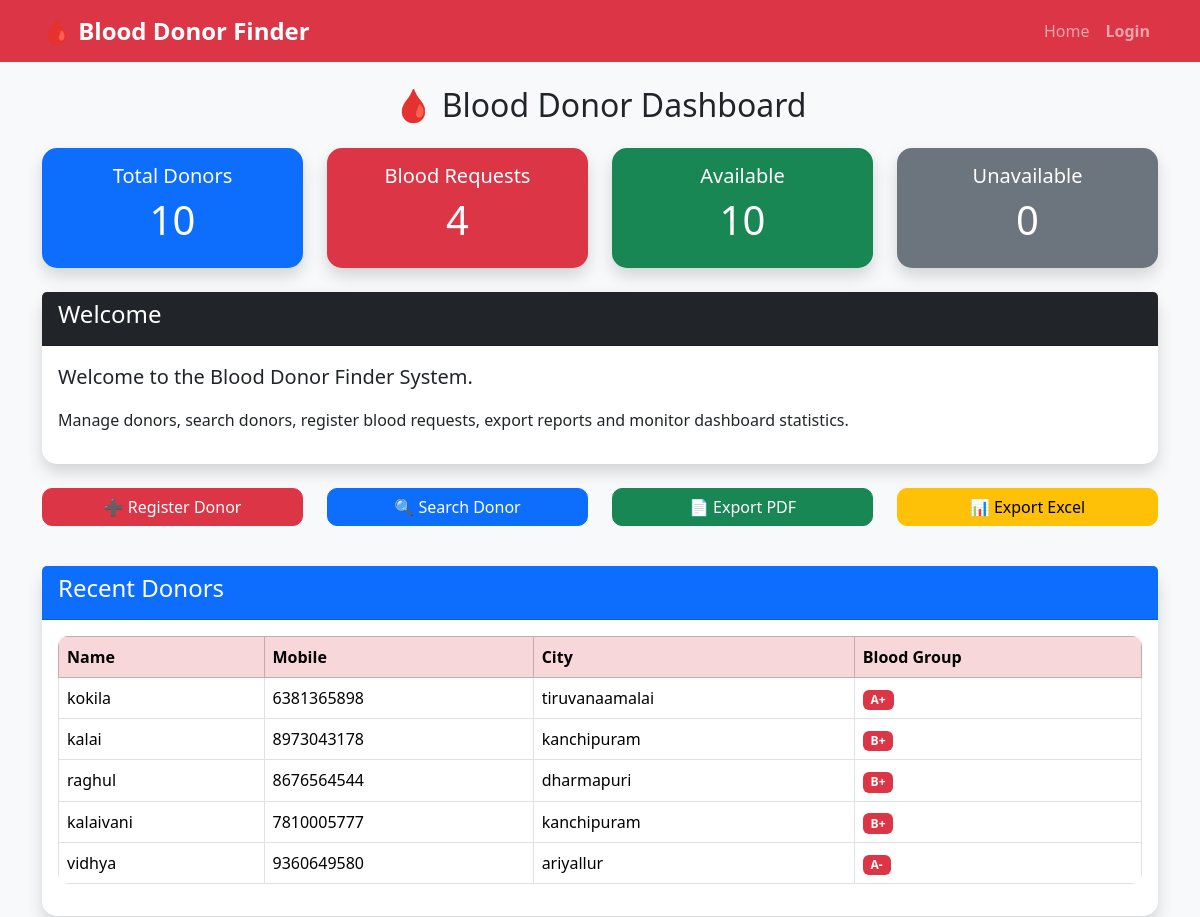
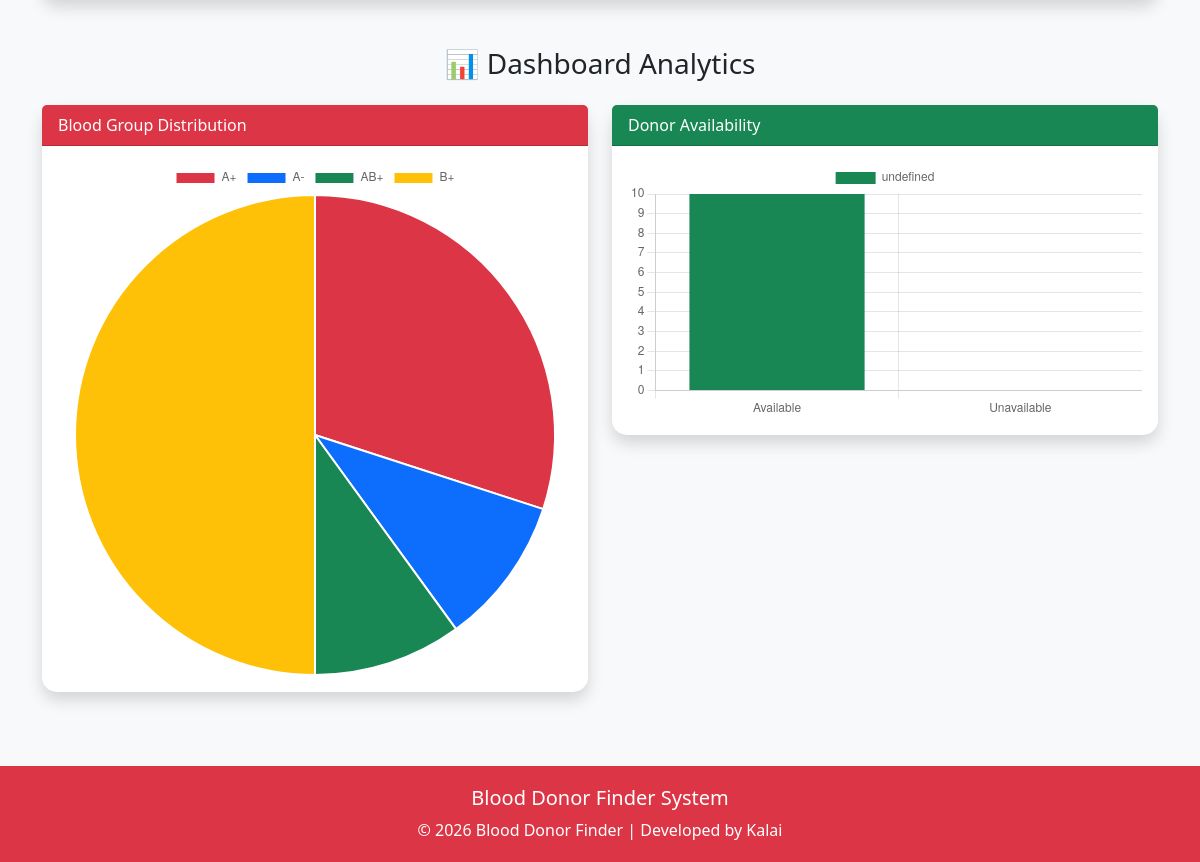
/dashboard/, run on the app's committed database (2 pictures, top to bottom).
### donor/models.py (models this page shows, shortened)
class Donor(models.Model):
    BLOOD_GROUPS = [
        ('A+', 'A+'),
        ('A-', 'A-'),
        ('B+', 'B+'),
        ('B-', 'B-'),
        ('AB+', 'AB+'),
        ('AB-', 'AB-'),
        ('O+', 'O+'),
        ('O-', 'O-'),
    ]
    name = models.CharField(max_length=100)
    email = models.EmailField()
    mobile = models.CharField(max_length=15)
    city = models.CharField(max_length=100)
    age = models.IntegerField()
    blood_group = models.CharField(
        max_length=5,
        choices=BLOOD_GROUPS
    )
    availability = models.BooleanField(default=True)

### donor/views.py (the view)
# urls.py: path('dashboard/', views.dashboard, name='dashboard'),
def dashboard(request):
    total_donors = Donor.objects.count()
    total_requests = BloodRequest.objects.count()
    available = Donor.objects.filter(availability=True).count()
    unavailable = Donor.objects.filter(availability=False).count()
    recent_donors = Donor.objects.order_by('-id')[:5]
    blood_data = Donor.objects.values('blood_group').annotate(
        total=Count('blood_group')
    )
    labels = []
    values = []
    for item in blood_data:
        labels.append(item['blood_group'])
        values.append(item['total'])
    context = {
        'total_donors': total_donors,
        'total_requests': total_requests,
        'available': available,
        'unavailable': unavailable,
        'recent_donors': recent_donors,
        'labels': labels,
        'values': values,
    }
    return render(request, 'dashboard.html', context)

### templates/dashboard.html (shortened to what this page needs)
{% extends 'base.html' %}
{% block content %}
<h2 class="text-center mb-4">
    🩸 Blood Donor Dashboard
</h2>
<div class="row g-4">
    <div class="col-lg-3 col-md-6 col-sm-12">
        <div class="card bg-primary text-white shadow">
            <div class="card-body text-center">
                <h5>Total Donors</h5>
                <h1>{{ total_donors }}</h1>
            </div>
        </div>
    </div>
    <div class="col-lg-3 col-md-6 col-sm-12">
        <div class="card bg-danger text-white shadow">
            <div class="card-body text-center">
                <h5>Blood Requests</h5>
                <h1>{{ total_requests }}</h1>
            </div>
        </div>
    </div>
    <div class="col-lg-3 col-md-6 col-sm-12">
        <div class="card bg-success text-white shadow">
            <div class="card-body text-center">
                <h5>Available</h5>
                <h1>{{ available }}</h1>
            </div>
        </div>
    </div>
    <div class="col-lg-3 col-md-6 col-sm-12">
        <div class="card bg-secondary text-white shadow">
            <div class="card-body text-center">
                <h5>Unavailable</h5>
                <h1>{{ unavailable }}</h1>
            </div>
        </div>
    </div>
</div>
<div class="card shadow mt-4">
    <div class="card-header bg-dark text-white">
        <h4>Welcome</h4>
    </div>
    <div class="card-body">
        <p class="lead">
            Welcome to the <strong>Blood Donor Finder System</strong>.
        </p>
        <p>
            Manage donors, search donors, register blood requests,
            export reports and monitor dashboard statistics.
        </p>
    </div>
</div>
<div class="row mt-4">
    <div class="col-md-3 mb-3">
        <a href="/register/" class="btn btn-danger w-100">
            ➕ Register Donor
        </a>
    </div>
    <div class="col-md-3 mb-3">
        <a href="/search/" class="btn btn-primary w-100">
            🔍 Search Donor
        </a>
    </div>
    <div class="col-md-3 mb-3">
        <a href="/export-pdf/" class="btn btn-success w-100">
            📄 Export PDF
        </a>
    </div>
    <div class="col-md-3 mb-3">
        <a href="/export-excel/" class="btn btn-warning w-100">
            📊 Export Excel
        </a>
    </div>
</div>
<div class="card shadow mt-4">
    <div class="card-header bg-primary text-white">
        <h4>Recent Donors</h4>
    </div>
    <div class="card-body">
        <div class="table-responsive">
            <table class="table table-bordered table-hover">
                <thead class="table-danger">
                    <tr>
                        <th>Name</th>
                        <th>Mobile</th>
                        <th>City</th>
                        <th>Blood Group</th>
                    </tr>
                </thead>
                <tbody>
                {% for donor in recent_donors %}
                    <tr>
                        <td>{{ donor.name }}</td>
                        <td>{{ donor.mobile }}</td>
                        <td>{{ donor.city }}</td>
                        <td>
                            <span class="badge bg-danger">
                                {{ donor.blood_group }}
                            </span>
                        </td>
                    </tr>
                {% empty %}
                    <tr>
                        <td colspan="4" class="text-center">
                            No Donors Available
                        </td>
                    </tr>
                {% endfor %}
                </tbody>
            </table>
        </div>
    </div>
</div>
<h3 class="text-center mt-5 mb-4">
    📊 Dashboard Analytics
</h3>
<div class="row">
    <div class="col-lg-6 mb-4">
        <div class="card shadow">
            <div class="card-header bg-danger text-white">
                Blood Group Distribution
            </div>
            <div class="card-body">
                <canvas id="bloodChart"></canvas>
            </div>
        </div>
    </div>
    <div class="col-lg-6 mb-4">
        <div class="card shadow">
            <div class="card-header bg-success text-white">
                Donor Availability
            </div>
            <div class="card-body">
                <canvas id="statusChart"></canvas>
            </div>
        </div>
    </div>
</div>
<script>
const labels = [
{% for label in labels %}
"{{ label }}",
{% endfor %}
];
const values = [
{% for value in values %}
{{ value }},
{% endfor %}
];
new Chart(document.getElementById('bloodChart'), {
    type: 'pie',
    data: {
        labels: labels,
        datasets: [{
            data: values,
            backgroundColor: [
                '#dc3545',
                '#0d6efd',
                '#198754',
                '#ffc107',
                '#6f42c1',
                '#fd7e14',
                '#20c997',
                '#6c757d'
            ]
        }]
    }
});
new Chart(document.getElementById('statusChart'), {
    type: 'bar',
    data: {
        labels: ['Available', 'Unavailable'],
        datasets: [{
            data: [{{ available }}, {{ unavailable }}],
            backgroundColor: [
                '#198754',
                '#dc3545'
            ]
        }]
    },
    options: {
        responsive: true,
        scales: {
            y: {
                beginAtZero: true
            }
        }
    }
});
</script>
{% endblock %}

### templates/base.html (style rules this page uses)
body { background:#f8f9fa; font-family:Segoe UI,Arial,sans-serif; }
.card { border:none; border-radius:15px; transition:.3s; }
.btn { border-radius:10px; }
.table { border-radius:10px; overflow:hidden; }

### data on the page
Donor: name "kokila", mobile "6381365898", city "tiruvanaamalai", blood_group "A+"
Donor: name "kalai", mobile "8973043178", city "kanchipuram", blood_group "B+"
Donor: name "raghul", mobile "8676564544", city "dharmapuri", blood_group "B+"
Donor: name "kalaivani", mobile "7810005777", city "kanchipuram", blood_group "B+"
Donor: name "vidhya", mobile "9360649580", city "ariyallur", blood_group "A-"

### other printed values
{{ total_donors }} "10"
{{ total_requests }} "4"
{{ available }} "10"
{{ unavailable }} "0"
chart data {{ label }} A+, A-, AB+, B+
chart data {{ value }} 3, 1, 1, 5
chart data {{ available }} 10
chart data {{ unavailable }} 0
